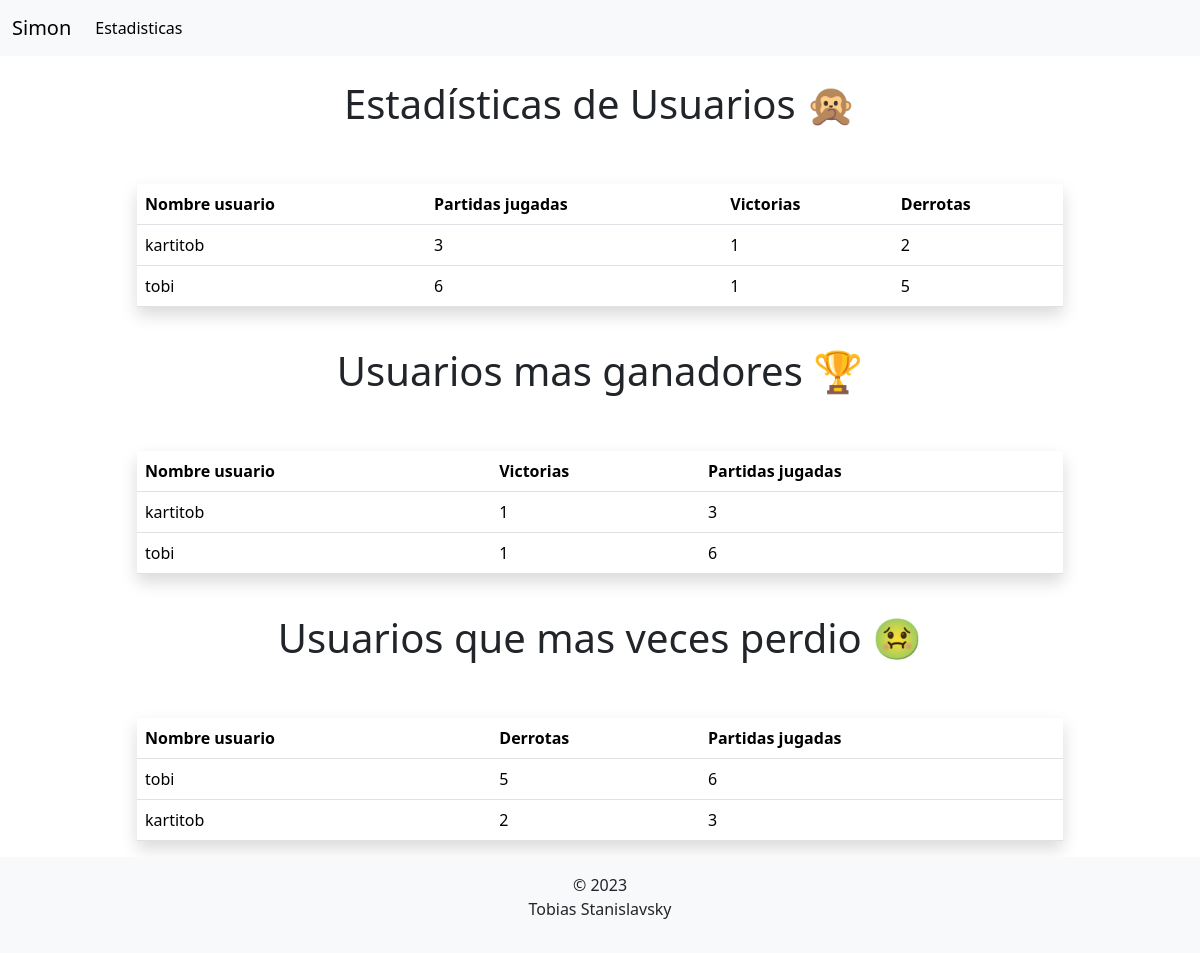
Page /php-code/stats.php on the earlier database version.
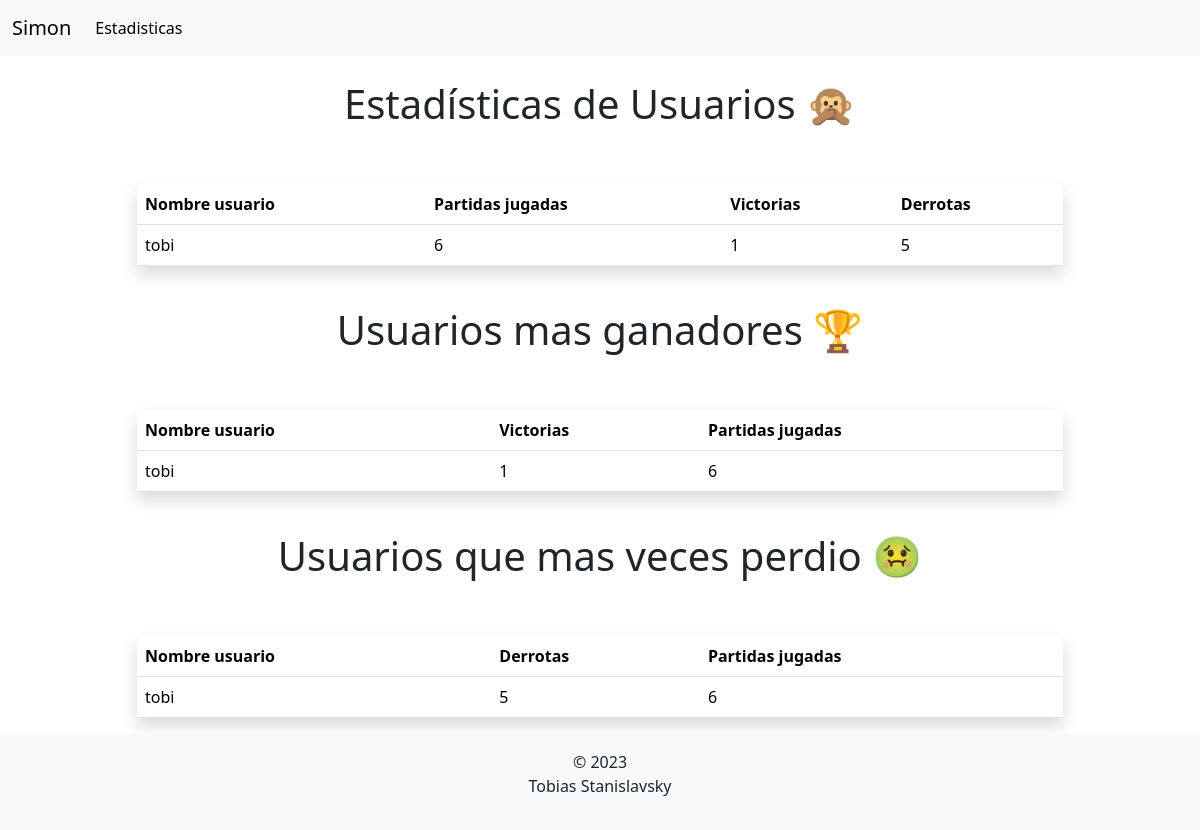
Same page on the later database version.
### tables this page shows
CREATE TABLE `usuarios` (
  `id` int(11) NOT NULL,
  `nombre` varchar(255) NOT NULL,
  `rondas_jugadas` int(11) NOT NULL,
  `veces_gano` int(11) NOT NULL,
  `veces_perdio` int(11) NOT NULL
);

### php-code/stats.php (the view, shortened to what this page needs)
<?php include('./includes/header.php')?>
<?php
include('./dbConfig.php');
$servername = $nameServer;
$username = $nameUser;
$password = $clave;
$dbname = $nameDb;
$conn = new mysqli($servername, $username, $password, $dbname);
$sql = "SELECT nombre, rondas_jugadas, veces_gano, veces_perdio FROM usuarios";
$result = $conn->query($sql);
?>
<h1 class="text-center mt-4">Estadísticas de Usuarios 🙊</h1>
<div class="container mt-5">
  <div class="row justify-content-center">
    <div class="col-10">
      <table class="table shadow">
        <thead>
          <tr>
            <th scope="col">Nombre usuario</th>
            <th scope="col">Partidas jugadas</th>
            <th scope="col">Victorias</th>
            <th scope="col">Derrotas</th>
          </tr>
        </thead>
        <tbody>
        <?php
              if ($result->num_rows > 0) {
                  while ($row = $result->fetch_assoc()) {
                      echo "<tr>";
                      echo "<td>" . $row["nombre"] . "</td>";
                      echo "<td>" . $row["rondas_jugadas"] . "</td>";
                      echo "<td>" . $row["veces_gano"] . "</td>";
                      echo "<td>" . $row["veces_perdio"] . "</td>";
                      echo "</tr>";
                  }
              } else {
                  echo "<tr><td colspan='4'>No hay datos disponibles</td></tr>";
              }
              ?>
        </tbody>
      </table>
    </div>
  </div>
</div>
<?php
$sql = "SELECT nombre, rondas_jugadas, veces_gano, veces_perdio FROM usuarios ORDER BY veces_gano DESC";
$result = $conn->query($sql);
?>
<h1 class="text-center mt-4">Usuarios mas ganadores 🏆</h1>
<div class="container mt-5">
  <div class="row justify-content-center">
    <div class="col-10">
      <table class="table shadow">
        <thead>
          <tr>
            <th scope="col">Nombre usuario</th>
            <th scope="col">Victorias</th>
            <th scope="col">Partidas jugadas</th>
          </tr>
        </thead>
        <tbody>
          <?php
          if ($result->num_rows > 0) {
            while ($row = $result->fetch_assoc()) {
              echo "<tr>";
              echo "<td>" . $row["nombre"] . "</td>";
              echo "<td>" . $row["veces_gano"] . "</td>";
              echo "<td>" . $row["rondas_jugadas"] . "</td>";
              echo "</tr>";
            }
          } else {
            echo "<tr><td colspan='5'>No hay datos disponibles</td></tr>";
          }
          ?>
        </tbody>
      </table>
    </div>
  </div>
</div>
<?php
$sql = "SELECT nombre, rondas_jugadas, veces_gano, veces_perdio FROM usuarios ORDER BY veces_perdio DESC";
$result = $conn->query($sql);
?>
<h1 class="text-center mt-4">Usuarios que mas veces perdio 🤢</h1>
<div class="container mt-5">
  <div class="row justify-content-center">
    <div class="col-10">
      <table class="table shadow">
        <thead>
          <tr>
            <th scope="col">Nombre usuario</th>
            <th scope="col">Derrotas</th>
            <th scope="col">Partidas jugadas</th>
          </tr>
        </thead>
        <tbody>
          <?php
          if ($result->num_rows > 0) {
            while ($row = $result->fetch_assoc()) {
              echo "<tr>";
              echo "<td>" . $row["nombre"] . "</td>";
              echo "<td>" . $row["veces_perdio"] . "</td>";
              echo "<td>" . $row["rondas_jugadas"] . "</td>";
              echo "</tr>";
            }
          } else {
            echo "<tr><td colspan='5'>No hay datos disponibles</td></tr>";
          }
          ?>
        </tbody>
      </table>
    </div>
  </div>
</div>
<?php include('./includes/footer.php')?>

### php-code/includes/header.php (shortened to what this page needs)
<!DOCTYPE html>
<html lang="en">
<head>
    <link href="styles.css" rel="stylesheet" />
    <link href="https://cdn.jsdelivr.net/npm/bootstrap@5.3.1/dist/css/bootstrap.min.css" rel="stylesheet">
    <link rel="stylesheet" href="https://unpkg.com/aos@next/dist/aos.css" />
    <nav class="navbar navbar-expand-lg bg-body-tertiary">
        <div class="container-fluid">
            <a class="navbar-brand" href="././index.php">Simon</a>
            <div class="collapse navbar-collapse" id="navbarNavAltMarkup">
                <div class="navbar-nav">
                    <a class="nav-link active" aria-current="page" href="./stats.php">Estadisticas</a>
                </div>
            </div>
        </div>
    </nav>
</head>
<body>

### php-code/includes/footer.php (shortened to what this page needs)
<footer class="bg-body-tertiary text-center p-3">
    © 2023
    <p class="text-center" href="https://mdbootstrap.com/">Tobias Stanislavsky</p>
</footer>
</body>
</html>

### php-code/styles.css (style rules this page uses)
.square:active, .active { filter: brightness(125%); }

### php-code/includes/footer.php (style rules this page uses)
body { display: flex; flex-direction: column; min-height: 100vh; margin: 0; }

Differences in the rows shown:
removed usuarios: nombre "kartitob", rondas_jugadas "3", veces_gano "1", veces_perdio "2"
